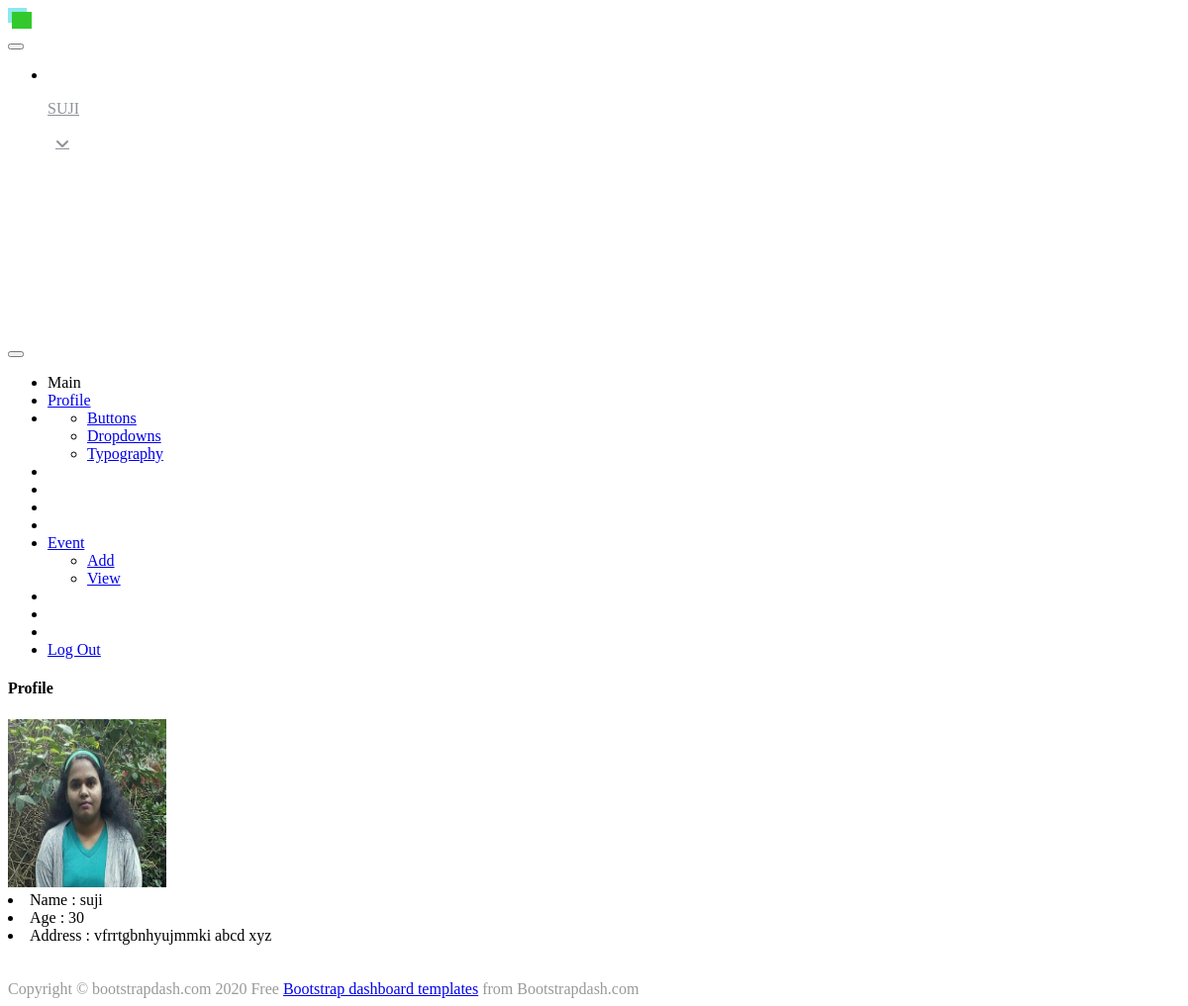
The app's page /profileview (signed in), older data.
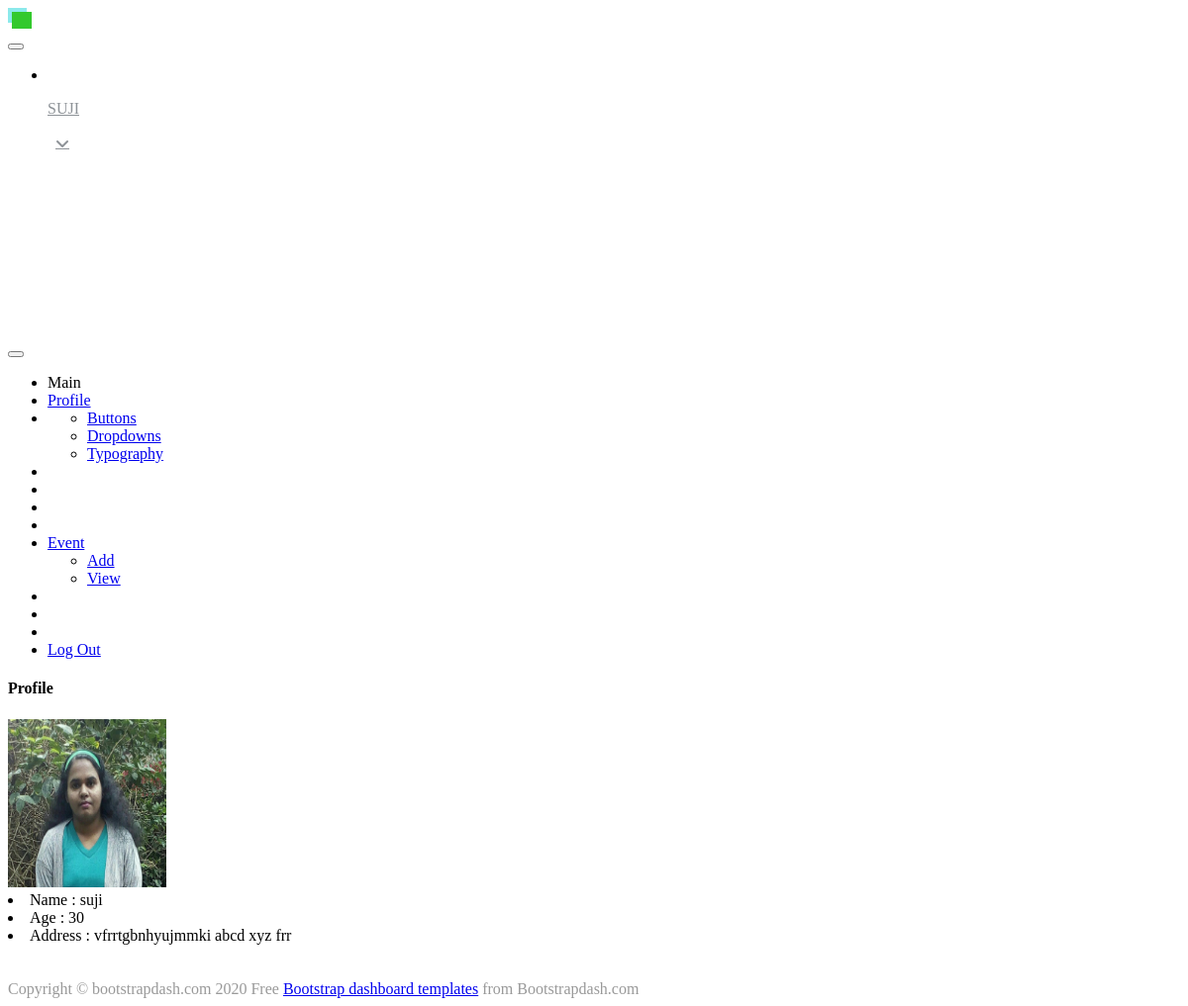
The same page, newer data.
### demoapp/models.py (models this page shows)
class userlogin(models.Model):
    user=models.ForeignKey(Login,on_delete=models.CASCADE)
    name=models.CharField(max_length=30)
    age=models.IntegerField(null=True,blank=True)
    address=models.TextField(max_length=200)
    image=models.ImageField()
    def __str__(self):
        return self.name

### demoapp/views.py (the view)
# urls.py: path('profileview',views.profileview,name='profileview'),
def profileview(request):
    u = request.user
    data = userlogin.objects.filter(user=u)
    print(data)
    return render(request,'userpages/profileview.html',{'data':data})

### templates/userpages/profileview.html (shortened to what this page needs)
{% extends 'userpages/userhome.html' %}
{% load static %}
{% block content %}
<div class="card">
    <div class="card-body">
        <h4 class="card-title">Profile</h4>
        <form method ='post' enctype="multipart/form-data">
        {% for i in data %}
            <div class="template-demo">
                <div><img style="height: 170px;width: 160px;" src="{{i.image.url}}" ></div>
                <div style="color:black";>
                  <li class="list-group-item">Name : {{i.name}}</li>
                  <li class="list-group-item">Age : {{i.age}} </li>
                  <li class="list-group-item">Address : {{i.address}}</li>
                </div>
            </div>
            <br>
                <a class="btn btn-primary" href="{% url 'profileupdate' i.id %}">UPDATE</a>
                {% endfor %}
        </form>
    </div>
</div>
{% endblock %}

Row changes from the older to the newer data that the page shows:
changed userlogin "suji": address "vfrrtgbnhyujmmki abcd xyz" → "vfrrtgbnhyujmmki abcd xyz frr"
